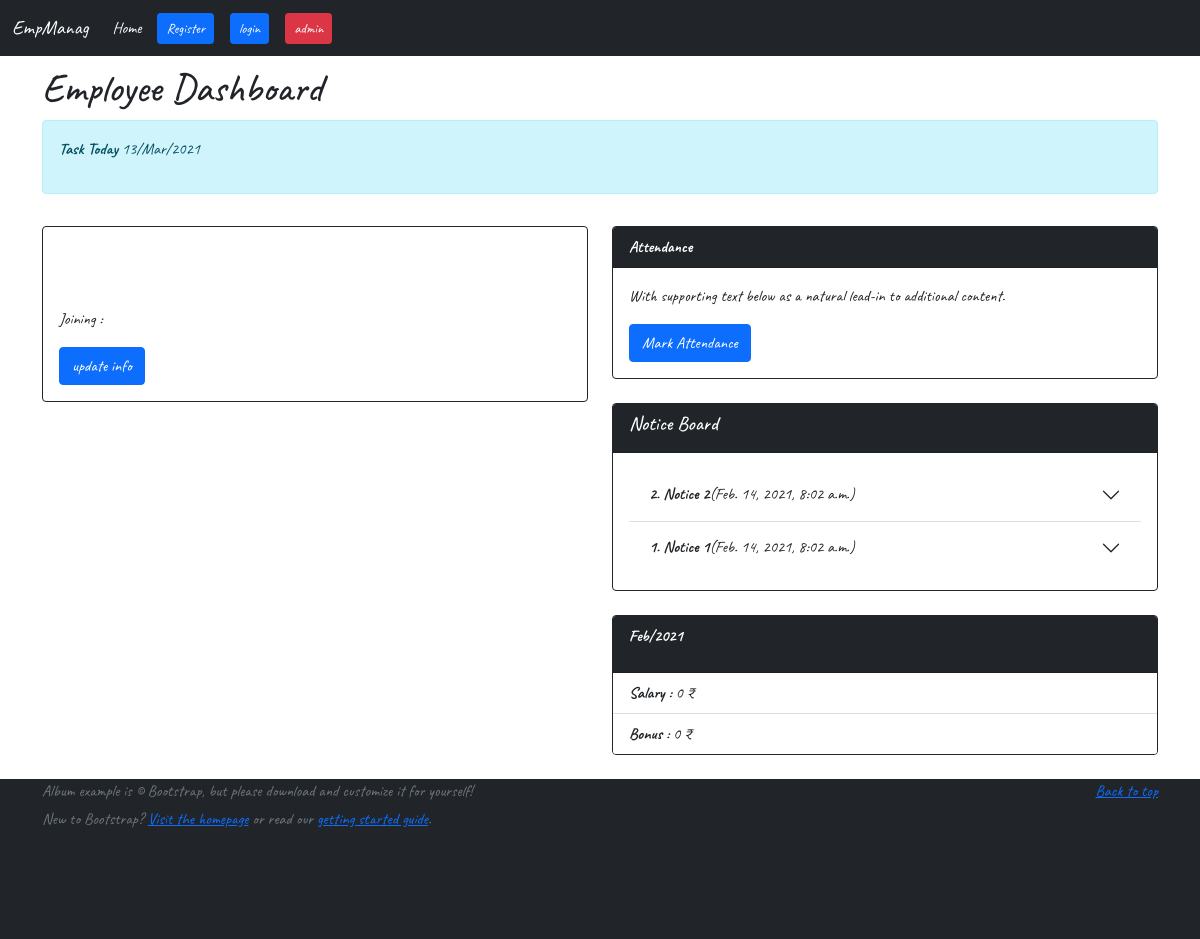
Page /dashboard/2/ on the committed database.
### home/models.py (models this page shows, shortened)
class Notice(models.Model):
    title=models.CharField(max_length=30)
    content=models.TextField(null=True,blank=True)
    date=models.DateTimeField(auto_now_add=True)

class Attendance(models.Model):
    emp= models.ForeignKey(settings.AUTH_USER_MODEL, null=True,on_delete=models.CASCADE)
    day=models.IntegerField(null=True,blank=True)
    month=models.CharField(max_length=5,default=0)
    year=models.IntegerField(null=True,blank=True)
    status=models.CharField(max_length=5,default=0)
    task=models.TextField(null=True,blank=True,default="no task for today")

### home/views.py (the view)
# urls.py: path('dashboard/<int:emp_id>/', views.dashboard, name='dashboard'),
def dashboard(request,emp_id):
    x = datetime.datetime.now()
    day=int(x.strftime("%d"))
    month=x.strftime("%b")
    year=int(x.strftime("%Y"))
    date=x.strftime("%d")+'/'+x.strftime("%b")+'/'+x.strftime("%Y")
    time=x.strftime("%I")+':'+x.strftime("%M")+' '+x.strftime("%p")
    employee=User.objects.get(id=emp_id)
    attandance=Attendance.objects.filter(emp=employee,day=day,month=month,year=year)
    status=attandance.count()
    if(status==1):
        task = Attendance.objects.get(emp=employee,day=day,month=month,year=year).task
    else:
        task=''
    if(x.strftime("%b")=='Jan'):
        year=int(x.year-1)
        preMonth='Dec'
        attandance=Attendance.objects.filter(emp=employee,month=preMonth,year=year)
        preMonthAttandance=attandance.count()
        preMonthSalary=int(employee.employee.perDaySalary)*preMonthAttandance
    else:
        year=int(x.strftime("%Y"))
        month=int(x.month)
        preMonth="Jan Feb Mar Apr May Jun Jul Aug Sep Oct Nov Dec".split(' ')[month-2]
        attandance=Attendance.objects.filter(emp=employee,month=preMonth,year=year)
        preMonthAttandance=attandance.count()
        preMonthSalary=int(employee.employee.perDaySalary)*preMonthAttandance
    notices=Notice.objects.all().order_by('-date')
    active=notices[0].id
    preMonthBonus=employee.employee.bonus
    context={'date':date,'time':time,'status':status,'task':task,'preMonth':preMonth,'year':year,'preMonthSalary':preMonthSalary,'preMonthBonus':preMonthBonus,'notices':notices}
    return render(request,'dashboard.html',context)

### templates/dashboard.html (shortened to what this page needs)
{% include 'navbar.html' %}
{% load static %}
<!DOCTYPE html>
<html lang="en">
<head>
</head>
<body>
  <div class="container">
    <h1 class="my-2">Employee Dashboard</h1>
    <div class="alert alert-info my-2" role="alert" style="width:auto;">
      <p><b>Task Today</b> {{date}}</p>
    </div>
    <div class="row">
      <div class="col-lg-6 col-md-12">
        <div class="card border border-dark my-4">
          <div class="card-body">
            <p class="card-text">Joining : {{user.date_joined}}</p>
            <a href="{% url 'update' request.user.id %}" class="btn btn-primary">update info</a>
          </div>
        </div>
      </div>
      <div class="col-lg-6 col-md-12">
        <div class="card border border-dark my-4">
          <div class="card-header bg-dark">
            <b style="color: white;">Attendance</b>
          </div>
          <div class="card-body">
            <p class="card-text">With supporting text below as a natural lead-in to additional content.</p>
            {% if status == 1 %}
            <div class="alert alert-success" role="alert">
              Your attendance is marked
            </div>
            {% else %}
            <a href="{% url 'attandance' request.user.id %}" class="btn btn-primary">Mark Attendance</a>
            {% endif %}
          </div>
        </div>
        <div class="card border border-dark my-4">
          <div class="card-header bg-dark">
            <h5 style="color:white">Notice Board</h5>
          </div>
          <div class="card-body">
            <div class="accordion accordion-flush" id="accordionFlushExample">
              {% for notice in notices %}
              <div class="accordion-item">
                <h2 class="accordion-header" id="flush-heading{{notice.id}}">
                  <button class="accordion-button collapsed" type="button" data-bs-toggle="collapse"
                    data-bs-target="#flush-collapse{{notice.id}}" aria-expanded="false"
                    aria-controls="flush-collapse{{notice.id}}">
                    <b>{{notice.id}}. {{notice.title}}</b>({{notice.date}})
                  </button>
                </h2>
              </div>
              {% endfor %}
            </div>
          </div>
        </div>
        <div class="card border border-dark my-4">
          <div class="card-header bg-dark">
            <p style="color: white;"><b>{{preMonth}}/{{year}}</b></p>
          </div>
          <ul class="list-group list-group-flush">
            <li class="list-group-item">
              <b>Salary : </b>{{preMonthSalary}} ₹
            </li>
            <li class="list-group-item">
              <b>Bonus : </b>{{preMonthBonus}} ₹
            </li>
          </ul>
        </div>
      </div>
    </div>
  </div>
  {% include 'footer.html' %}
</body>
</html>

### templates/navbar.html (style rules this page uses)
* { font-family: 'Caveat', cursive; }
html,body { height: 100%; }
.container { min-height: 80%; }

### rows in the picture
Notice: id "2", title "Notice 2", date "Feb. 14, 2021, 8:02 a.m."
Notice: id "1", title "Notice 1", date "Feb. 14, 2021, 8:02 a.m."
Attendance: month "Feb"

### other values in the picture
{{ preMonthSalary }} "0"
{{ preMonthBonus }} "0"
